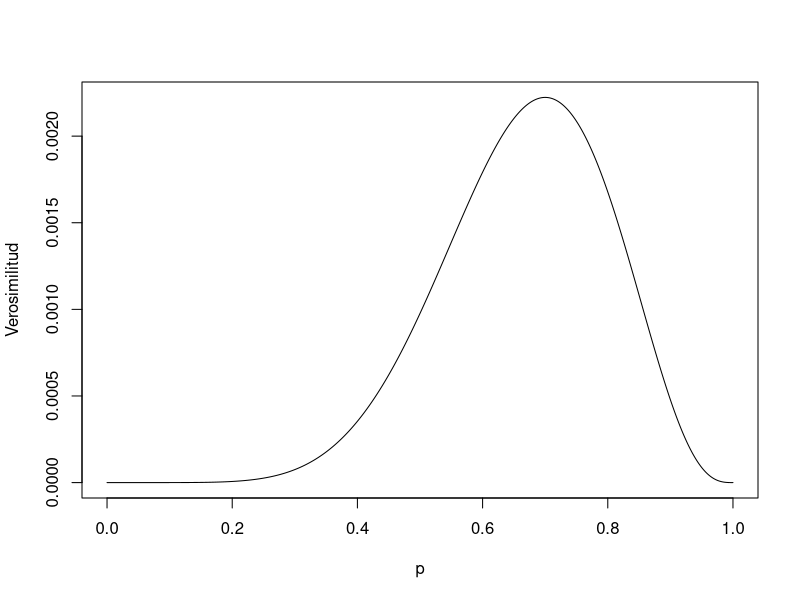
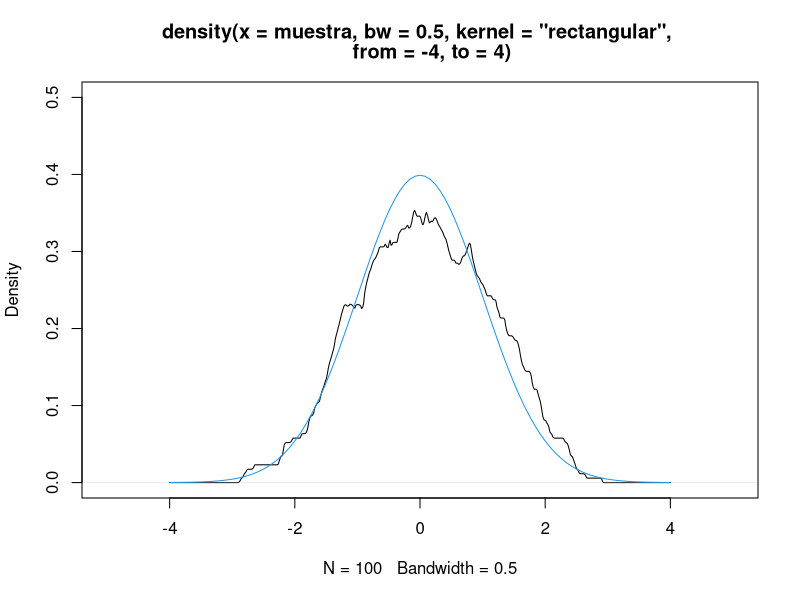
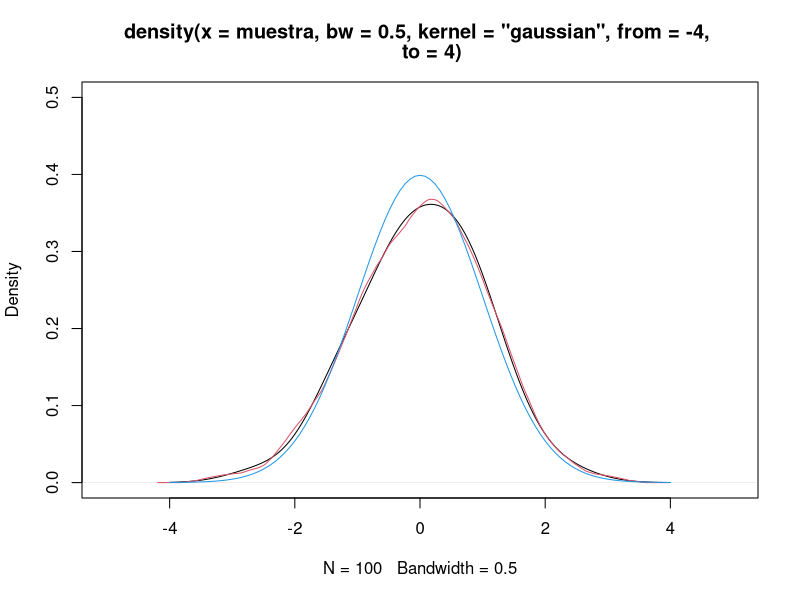
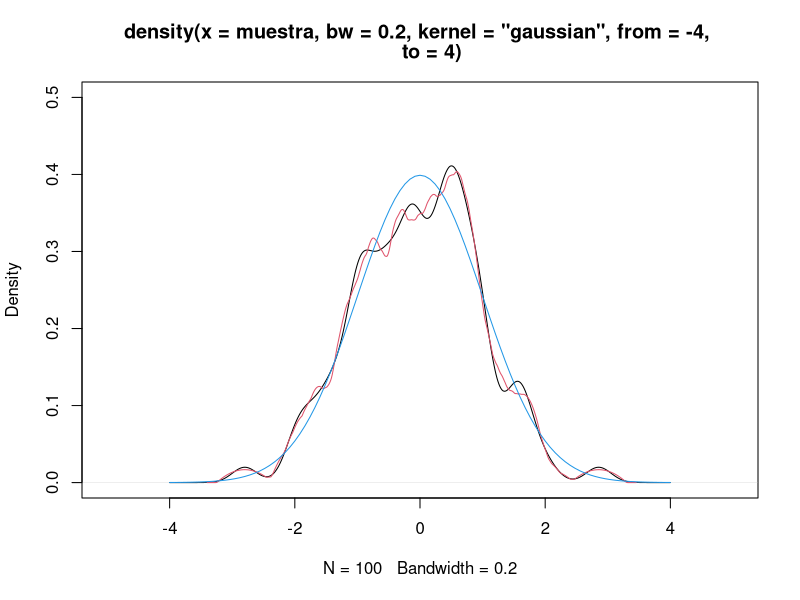
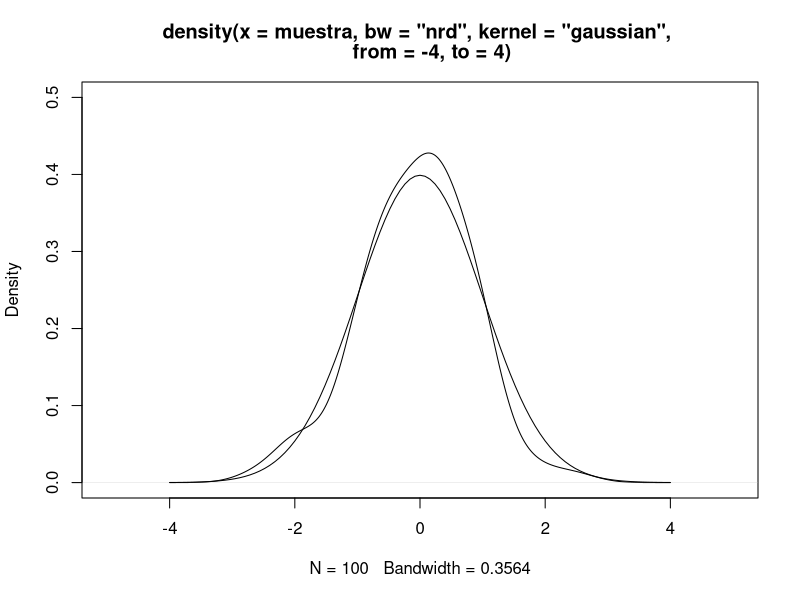
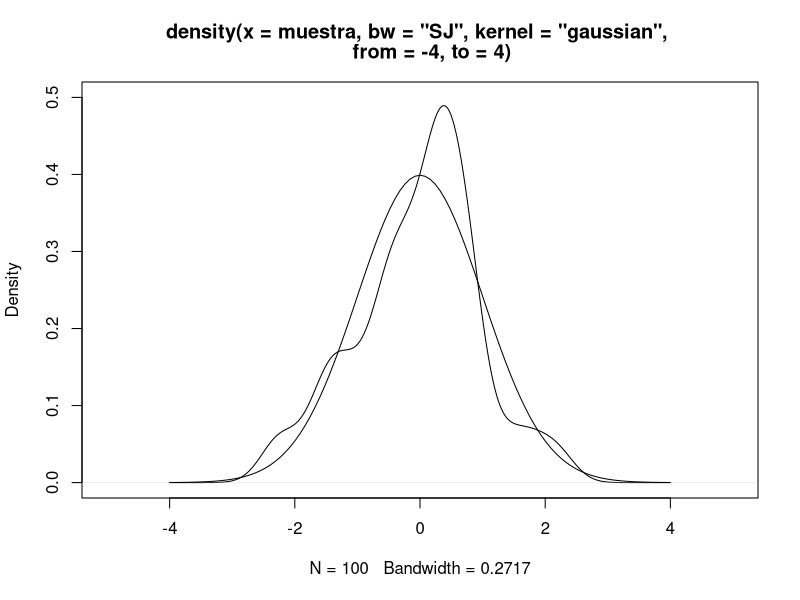

Reproduce these figures in R, in order.
## ---- chunk 1
#| label: fig-verosimilitud
#| fig-cap: Verosimilitud correspondiente al ejemplo de 10 tiradas de una moneda.
#| warning: false
#| fig-width: 10
#| fig-height: 7
p <- seq(0, 1, by = 0.001)
n <- 10
n1 <- 7
l <- (1 - p)^(n - n1) * p^n1
plot(p, l, ylab = "Verosimilitud", type = "l")
## ---- chunk 2
#| code-fold: false
# mas de una distribución normal de tamaño 100
muestra <- rnorm(100, 0, 1)

#gráfica del estimador de la función de densidad
plot(
    density(x = muestra, kernel = "rectangular", bw = 0.5, from = -4, to = 4),
    xlim = c(-5, 5),
    ylim = c(0, 0.5)
)

curve(dnorm(x, 0, 1), xlim = c(-4, 4), add = TRUE, col = 4) 
## ---- chunk 3
#| code-fold: false
# mas de una distribución normal de tamaño 100
muestra <- rnorm(100, 0, 1)

#gráfica del estimador de la función de densidad
plot(
    density(x = muestra, kernel = "gaussian", bw=0.5, from = -4, to = 4),
    xlim = c(-5, 5),
    ylim = c(0, 0.5)
)
lines(density(x = muestra, kernel = "epanechnikov", bw = 0.5), col = 2)
curve(dnorm(x,0,1), xlim=c(-4,4), add=TRUE, col = 4) 
## ---- chunk 4
#| code-fold: false
# mas de una distribución normal de tamaño 100
muestra <- rnorm(100, 0, 1)

#gráfica del estimador de la función de densidad
plot(
    density(x = muestra, kernel = "gaussian", bw=0.2, from = -4, to = 4),
    xlim = c(-5, 5),
    ylim = c(0, 0.5)
)
lines(density(x = muestra, kernel = "epanechnikov", bw = 0.2), col = 2)
curve(dnorm(x,0,1), xlim=c(-4,4), add=TRUE, col = 4) 
## ---- chunk 5
#| code-fold: false
# mas de una distribución normal de tamaño 100
muestra <- rnorm(100, 0, 1)

# valor del ancho de banda segué la regla del pulgar

bw.nrd(x = muestra)

#gráfica del estimador de la función de densidad
plot(
    density(x = muestra, kernel = "gaussian", bw = "nrd", from = -4, to = 4),
    xlim = c(-5, 5),
    ylim = c(0, 0.5)
)
curve(dnorm(x,0,1), xlim=c(-4,4), add=TRUE)

## ---- chunk 6
#| code-fold: false
# mas de una distribución normal de tamaño 100
muestra <- rnorm(100, 0, 1)

#valor del ancho de banda con estimación no paramétrica de R(f")

bw.SJ(x = muestra, method = "dpi")

#gráfica del estimador de la función de densidad
plot(
    density(x = muestra, kernel = "gaussian", bw="SJ", from = -4, to = 4),
    xlim = c(-5, 5),
    ylim = c(0, 0.5)
)
curve(dnorm(x,0,1), xlim=c(-4,4), add=TRUE)

